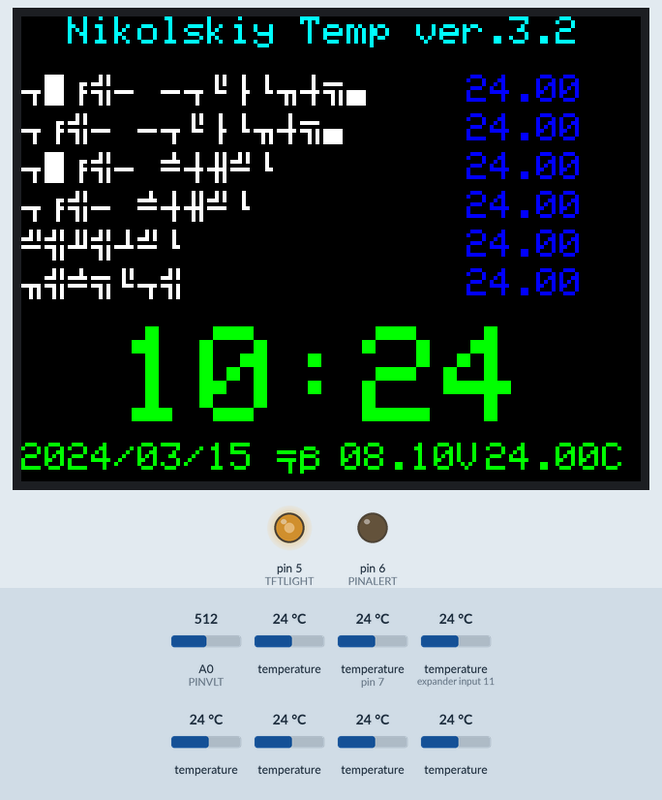
The sketch below on a simulated Arduino Uno, built with avr-gcc and run on an emulated ATmega328P. Shown: 320×240 colour display, output pins drawn as LEDs (lit = HIGH). Dashed ring = blinking. The test bench sets the inputs (shaded band); at power-on: temperature (sensors on pin 7, expander input 11) 24 °C, temperature 24 °C, A0 (PINVLT) = 512. The local clock reads 2024-03-15 10:24:30 at power-on unless the sketch sets it; what the sketch prints to the serial monitor is not drawn.

Above: at 2.3 s.
2.4 s: temperature (sensor on pin 7) set to 26.3 °C
At 3.9 s:
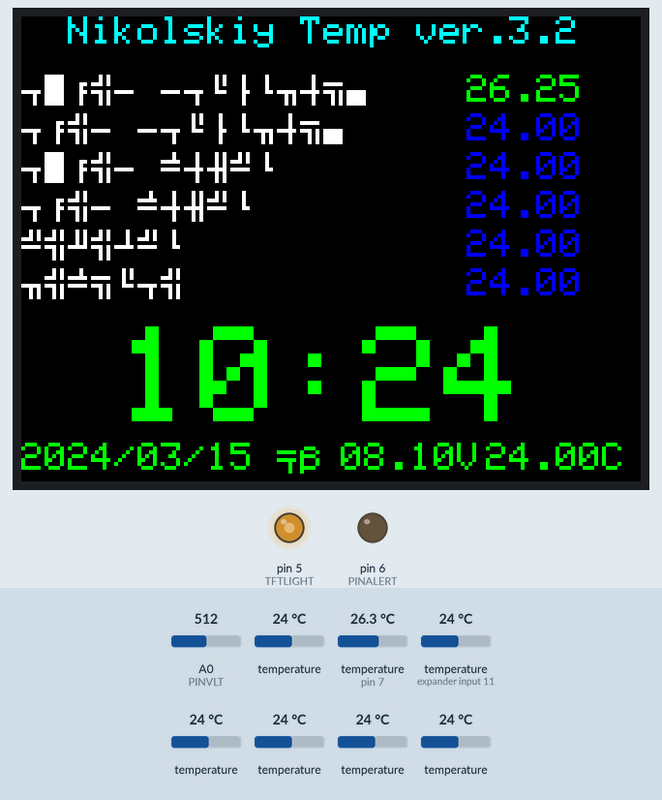
4.9 s: temperature (sensor on pin 7) set to 27.8 °C
At 5.7 s:
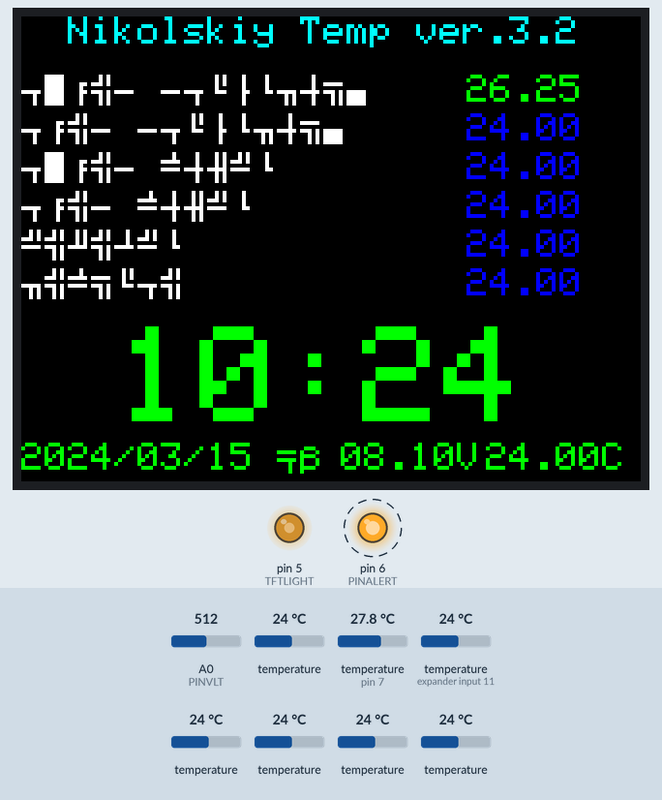
9.4 s: temperature (sensor on expander input 11) set to 12 °C
14.5 s: temperature (sensor 0) set to 12 °C
At 15.2 s:
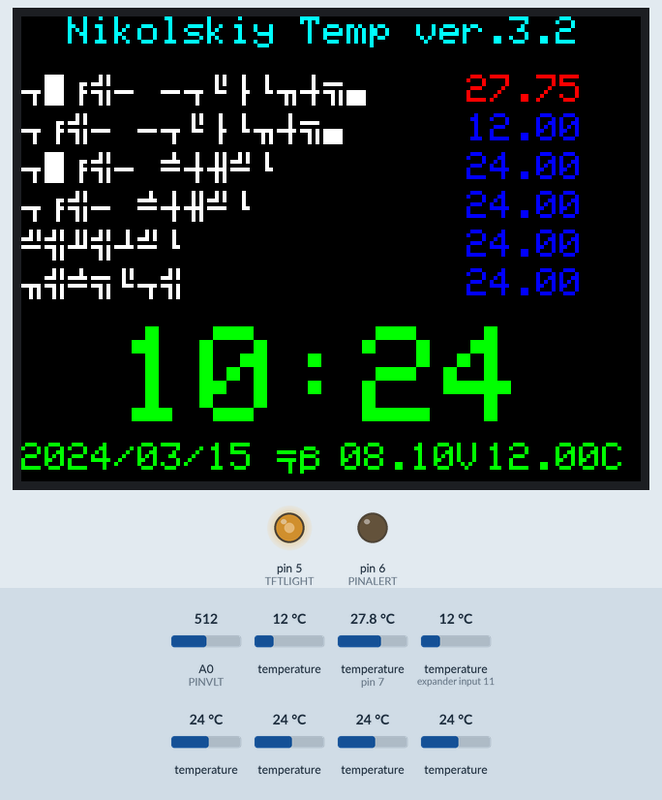
17.4 s: A0 (PINVLT) set to 716
At 21.1 s:
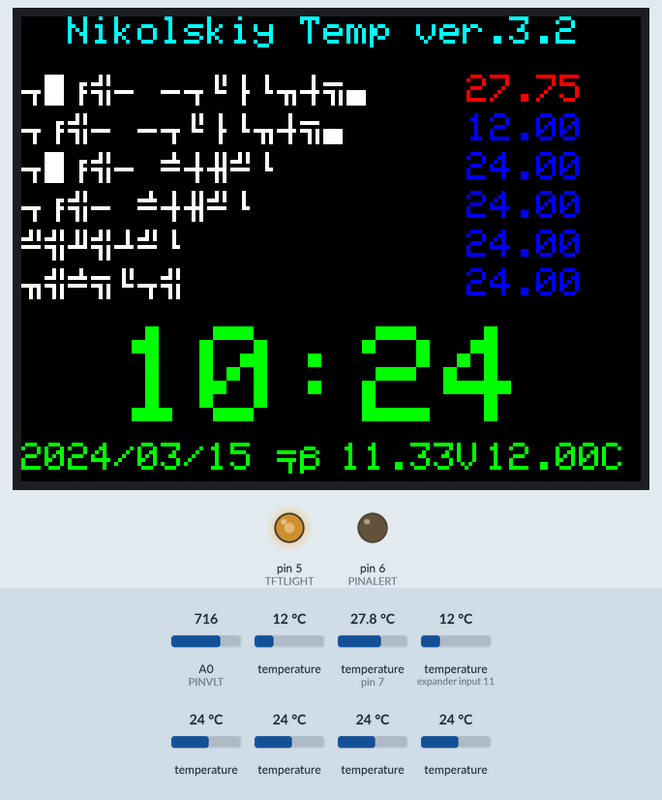
22.5 s: temperature (sensor 207) set to 12 °C
At 26.5 s:
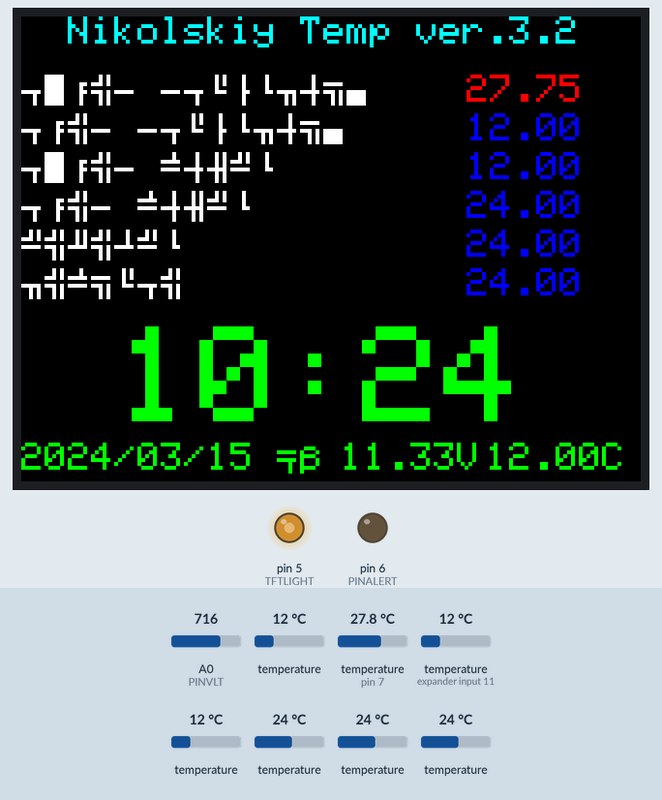
Timing chart, 0 to 28.6 s (numbered marks = the images above; inputs shaded):
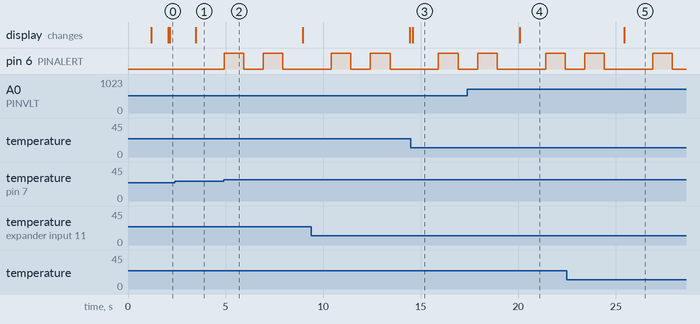

Measured:
- the behaviour switches between 27 and 27.1 °C on temperature (sensor on pin 7) (found by bisection; images 1 and 2)
- after the input at 2.4 s, the display: changes after 1.1 s (image 1)
- after the input at 4.9 s, pin 6 (PINALERT): alternates HIGH for 1.0 s and LOW for 1.0 s, starting at once
- after the input at 14.5 s, the display: changes after 0.10 s (image 3)
- after the input at 17.4 s, the display: changes after 2.7 s (image 4)
- after the input at 22.5 s, the display: changes after 2.9 s (image 5)

The sketch:

nikolskiy-temp-3-SPI.ino
```cpp
                                                                                                                                                                                                      #include <Wire.h>
#include "Sodaq_DS3231.h"

#include <SPI.h>          // f.k. for Arduino-1.5.2
#include "Adafruit_GFX.h"// Hardware-specific library
#include "Adafruit_ILI9341.h"
//#include <Fonts/FreeMonoBold24pt7b.h> // Загрузка шрифт

// Dallas Temperature ----------------
#include <OneWire.h>
#include <DallasTemperature.h>

// DS3231 ------ Time Clock дни недели масив ----------
char weekDayR[][5] = {"0", "Вт", "Ср", "Чт", "Пт", "Сб", "Вс", "Пн" };
char weekDayI[][4] = {"0", "Tue", "Wed", "Thu", "Fri", "Sat", "Sun", "Mon" };

//year, month, date, hour, min, sec and week-day(starts from 0 and goes to 6)
//writing any non-existent time-data may interfere with normal operation of the RTC.
//Take care of week-day also.
DateTime dt(2017, 01, 24, 1, 34, 0, 1); // Выставить начальное время

// For the Adafruit shield, these are the default.
#define TFT_DC 9
#define TFT_CS 10

#define TFT_MOSI 11
#define TFT_CLK 13
#define TFT_RST 8
#define TFT_MISO 12

// If using the breakout, change pins as desired
Adafruit_ILI9341 tft = Adafruit_ILI9341(TFT_CS, TFT_DC, TFT_MOSI, TFT_CLK, TFT_RST, TFT_MISO);

// Pin of VoltMetr
#define PINVLT A0

// Pin of Alert
#define PINALERT 6

// Pin tft Led light
#define TFTLIGHT 5

// Data wire is plugged into port 2 on the Arduino
#define ONE_WIRE_BUS 7
#define TEMPERATURE_PRECISION 12 // Точность измерения ds18b20

// Setup a oneWire instance to communicate with any OneWire devices (not just Maxim/Dallas temperature ICs)
OneWire oneWire(ONE_WIRE_BUS);

// Pass our oneWire reference to .
DallasTemperature sensors(&oneWire);

int numberOfDevices; // Number of temperature devices found

// arrays to hold device address
//DeviceAddress tindrive, toutdrive, tinpecka, toutpecka, tkorobka, ttoplivo;
DeviceAddress tempDeviceAddress; // We'll use this variable to store a found device address


// Assign human-readable names to some common 16-bit color values:
#define	BLACK   0x0000
#define	BLUE    0x001F
#define	RED     0xF800
#define	GREEN   0x07E0
#define CYAN    0x07FF
#define MAGENTA 0xF81F
#define YELLOW  0xFFE0
#define WHITE   0xFFFF

/*  Задаем адреса сенсоров Nikolskiy
Device 0 Addr: 28 FF BE 04 75 16 03 D5 bit 12 Temp 32.75
Device 1 Addr: 28 FF 99 91 74 16 04 34 bit 12 Temp 32.56
Device 2 Addr: 28 FF B5 84 74 16 04 54 bit 12 Temp 32.50
Device 3 Addr: 28 FF 73 A6 73 16 05 B9 bit 12 Temp 23.12
Device 4 Addr: 28 FF B7 83 74 16 04 51 bit 12 Temp 32.69
Device 5 Addr: 28 FF 0F 84 73 16 05 82 bit 12 Temp 23.44
 */
DeviceAddress tindrive  = {0x28, 0xFF, 0xBE, 0x04, 0x75, 0x16, 0x03, 0xD5};
DeviceAddress toutdrive = {0x28, 0xFF, 0x99, 0x91, 0x74, 0x16, 0x04, 0x34};
DeviceAddress tinpecka  = {0x28, 0xFF, 0xB5, 0x84, 0x74, 0x16, 0x04, 0x54};
DeviceAddress toutpecka = {0x28, 0xFF, 0x73, 0xA6, 0x73, 0x16, 0x05, 0xB9};
DeviceAddress tkorobka  = {0x28, 0xFF, 0xB7, 0x83, 0x74, 0x16, 0x04, 0x51};
DeviceAddress ttoplivo  = {0x28, 0xFF, 0x0F, 0x84, 0x73, 0x16, 0x05, 0x82};

/*  // Задаем адреса сенсоров
DeviceAddress tindrive  = {0x28, 0xFF, 0x65, 0x90, 0x54, 0x14, 0x00, 0x58};
DeviceAddress toutdrive = {0x28, 0xFF, 0x7F, 0x79, 0x54, 0x14, 0x00, 0x43};
DeviceAddress tinpecka  = {0x28, 0xFF, 0x65, 0x90, 0x54, 0x14, 0x00, 0x58};
DeviceAddress toutpecka = {0x28, 0xFF, 0x7F, 0x79, 0x54, 0x14, 0x00, 0x43};
DeviceAddress tkorobka  = {0x28, 0xFF, 0x65, 0x90, 0x54, 0x14, 0x00, 0x58};
DeviceAddress ttoplivo  = {0x28, 0xFF, 0x7F, 0x79, 0x54, 0x14, 0x00, 0x43};
*/

void setup(void) {

  // initialize digital pin 13 as an output.
  pinMode(PINALERT, INPUT);

// TFT ------- Light ----------
  pinMode(TFTLIGHT, OUTPUT);
  analogWrite(TFTLIGHT, 150); // Яркость подсветки tft

// serial port -------- init ----------
  Serial.begin(9600); // init

// DS3231 ------- Time Clock ----------
    Wire.begin();
    rtc.begin();
    //rtc.setDateTime(dt); //Adjust date-time as defined 'dt' above Установить начально время

// tft ---------- init ----------------
     tft.begin();                 // init tft

     tft.fillScreen(BLACK);  // Очистка экрана
     tft.setRotation(3);     // Поворот экрана
     //tft.setTextWrap(false); // Allow text to run off right edge

  // --------------------------------------------------

    Serial.print("Debug mode = ");
    tft.print("Debug mode = ");
    if (digitalRead(PINALERT)) {
        Serial.println("True");
        tft.println("True");
      } else {
        Serial.println("False");
        tft.println("False");
      }

  // --------------------------------------------------

  // Start up the library dallas
  sensors.begin();

  Serial.println("Dallas Temperature IC Control"); // 232
  tft.println("Dallas Temperature IC Control"); // tft

  // Grab a count of devices on the wire
  numberOfDevices = sensors.getDeviceCount();

  Serial.print("Locating devices...");
  tft.print("Locating devices...");
  Serial.print("Found ");
  tft.print("Found ");
  Serial.print(numberOfDevices, DEC);
  tft.print(numberOfDevices, DEC);
  Serial.println(" devices.");
  tft.println(" devices.");


  // report parasite power requirements
  Serial.print("Parasite power is: ");
  tft.print("Parasite power is: ");
  if (sensors.isParasitePowerMode()) Serial.println("ON");
  else Serial.println("OFF");
  if (sensors.isParasitePowerMode()) tft.println("ON");
  else tft.println("OFF");
    Serial.println("");
    tft.println("");

  // --------------------------------------------------

      do
  {
        tft.setTextColor(WHITE, BLACK);
        tft.setCursor(0, 50);
        sensors.requestTemperatures(); // Send the command to get temperatures

        // Loop through each device, print out address
  for(int i=0;i<numberOfDevices; i++)
  {
    // Search the wire for address
    if(sensors.getAddress(tempDeviceAddress, i))
  {

    Serial.print("Device ");
    tft.print("Device ");
    Serial.print(i, DEC);
    tft.print(i, DEC);
    Serial.print(" Addr: ");
    tft.print(" Addr: ");
    printAddress(tempDeviceAddress);
    Serial.print(" bit ");
    tft.print(" bit ");

    // set the resolution to TEMPERATURE_PRECISION bit (Each Dallas/Maxim device is capable of several different resolutions)
    sensors.setResolution(tempDeviceAddress, TEMPERATURE_PRECISION);

    Serial.print(sensors.getResolution(tempDeviceAddress), DEC);
    tft.print(sensors.getResolution(tempDeviceAddress), DEC);

    Serial.print(" Temp ");
    tft.print(" Temp ");
    Serial.print(sensors.getTempC(tempDeviceAddress)); // Use a simple function to print out the data
    tft.print(sensors.getTempC(tempDeviceAddress)); // Use a simple function to print out the data

    Serial.println();
    tft.println();
  }else{
    Serial.print("Found ghost device at ");
    tft.print("Found ghost device at ");
    Serial.print(i, DEC);
    tft.print(i, DEC);
    Serial.print(" but could not detect address. Check power and cabling");
    tft.print(" but could not detect address. Check power and cabling");
  }
  }


          //delay(1000); // Пауза в режиме отладки.

      } while (digitalRead(PINALERT));    // Выполнять цикл пока включена отладка

  // --------------------------------------------------

  tft.fillScreen(BLACK);  // Очистка экрана

  // initialize digital pin 13 as an output.
  pinMode(PINALERT, OUTPUT);
}


// function to print the temperature for a device
void printTemperature(DeviceAddress deviceAddress)
{
  float tempC = sensors.getTempC(deviceAddress);
  Serial.print("Temp C: ");
  Serial.println(tempC);
}

// function to print a device address
void printAddress(DeviceAddress deviceAddress)
{
  for (uint8_t i = 0; i < 8; i++)
  {
    if (deviceAddress[i] < 16) Serial.print("0");
    Serial.print(deviceAddress[i], HEX);
    if (deviceAddress[i] < 16) tft.print("0");
    tft.print(deviceAddress[i], HEX);
  }
}

String utf8rus(String source)
{
  int i,k;
  String target;
  unsigned char n;
  char m[2] = { '0', '\0' };
  k = source.length(); i = 0;
  while (i < k) {
    n = source[i]; i++;

   if (n >= 0xBF){
     switch (n) {
     case 0xD0: {
    n = source[i]; i++;
  if (n == 0x81) { n = 0xA8; break; }
  if (n >= 0x90 && n <= 0xBF) n = n + 0x2F;
    break;
  }
case 0xD1: {
n = source[i]; i++;
if (n == 0x91) { n = 0xB7; break; }
if (n >= 0x80 && n <= 0x8F) n = n + 0x6F;
break;
}
}
}
m[0] = n; target = target + String(m);
}
return target;
}

void alarm(void) {
  digitalWrite(PINALERT, HIGH);   // turn the LED on (HIGH is the voltage level)
  delay(1000);              // wait for a second
  digitalWrite(PINALERT, LOW);    // turn the LED off by making the voltage LOW
  delay(1000);              // wait for a second
  digitalWrite(PINALERT, HIGH);   // turn the LED on (HIGH is the voltage level)
  delay(1000);              // wait for a second
  digitalWrite(PINALERT, LOW);    // turn the LED off by making the voltage LOW
  delay(1000);              // wait for a second

  }

// Измерение напряжения питания
int readVcc()
{
  int result;
  ADMUX = _BV(REFS0) | _BV(MUX3) | _BV(MUX2) | _BV(MUX1);
  delay(75); // Wait for Vref to settle
  ADCSRA |= _BV(ADSC); // Start conversion
  while (bit_is_set(ADCSRA,ADSC)); // measuring
  result = ADCL;
  result |= ADCH<<8;
  result =  1125300L / result; // (Kvcc * 1023.0 * 1000) (in mV);
  return result;
}

// Измерение напряжения питания
float readVacc()
{
  float result;

  //analogReference(INTERNAL); // 1023=1.1В
  analogReference(DEFAULT); // 1023=1.1В
  int currentVoltage = analogRead(PINVLT); //Смотрим напругу на батарейках

  // 1.1 * 1023 / АЦП-измерение
  // result = (1.1 * 1023) / currentVoltage ;
  //result = (0.6321 * 1023.0 * 1000) / currentVoltage; // Результат Vcc в милливольтах

  float corconst = 15.8300; // Константа для коррекции Реальный VCC / АЦП-измерение = corconst
  currentVoltage = currentVoltage * corconst;
  result = currentVoltage;

  return result;
}

void loop(void) {

            tft.setTextSize(2);     // Размер шрифта
            tft.setTextColor(CYAN);  // Цвет шрифта
            tft.setCursor(0, 0);    // Позиция курсора в пикселях
            tft.println("  Nikolskiy Temp ver.3.2");
            tft.println("");

    tft.setTextColor(WHITE);  // Цвет шрифта
    tft.setCursor(0, 30);    // Позиция курсора в пикселях
    tft.println(utf8rus("ВЫХОД ДВИГАТЕЛЬ"));// 102*С
    tft.setCursor(0, 50);    // Позиция курсора в пикселях
    tft.println(utf8rus("ВХОД ДВИГАТЕЛЬ"));// 88*С
    tft.setCursor(0, 70);    // Позиция курсора в пикселях
    tft.println(utf8rus("ВЫХОД ПЕЧКА"));// 101*С
    tft.setCursor(0, 90);    // Позиция курсора в пикселях
    tft.println(utf8rus("ВХОД ПЕЧКА"));// 85*С
    tft.setCursor(0, 110);    // Позиция курсора в пикселях
    tft.println(utf8rus("КОРОБКА"));//79*С
    tft.setCursor(0, 130);    // Позиция курсора в пикселях
    tft.println(utf8rus("ТОПЛИВО"));// 38*С


  // call sensors.requestTemperatures() to issue a global temperature
  // request to all devices on the bus
  Serial.print("Requesting temperatures...");
  sensors.requestTemperatures(); // Send the command to get temperatures
  Serial.println("DONE");

  // Loop through each device, print out temperature data
  for(int i=0;i<numberOfDevices; i++)
  {
    // Search the wire for address
    if(sensors.getAddress(tempDeviceAddress, i))
  {
    // Output the device ID

    Serial.print(" ");
    Serial.print("DS");Serial.print(i,DEC);Serial.print(" ");
    printTemperature(tempDeviceAddress); // Use a simple function to print out the data
  }
  //else ghost device! Check your power requirements and cabling
  }

  float tempC;

  tft.setTextColor(GREEN, BLACK);
  tft.setCursor(230, 30);
  tempC = sensors.getTempC(toutdrive);
  if (tempC > 27) { tft.setTextColor(RED, BLACK); alarm(); }
  if (tempC < 26) { tft.setTextColor(BLUE, BLACK); }
  tft.print(tempC);

  tft.setTextColor(GREEN, BLACK);
  tft.setCursor(230, 50);
  tempC = sensors.getTempC(tindrive);
  if (tempC > 27) { tft.setTextColor(RED, BLACK); }
  if (tempC < 26) { tft.setTextColor(BLUE, BLACK); }
  tft.print(tempC);

  tft.setTextColor(GREEN, BLACK);
  tft.setCursor(230, 70);
  tempC = sensors.getTempC(toutpecka);
  if (tempC > 27) { tft.setTextColor(RED, BLACK); }
  if (tempC < 26) { tft.setTextColor(BLUE, BLACK); }
  tft.print(tempC);

  tft.setTextColor(GREEN, BLACK);
  tft.setCursor(230, 90);
  tempC = sensors.getTempC(tinpecka);
  if (tempC > 27) { tft.setTextColor(RED, BLACK); }
  if (tempC < 26) { tft.setTextColor(BLUE, BLACK); }
  tft.print(tempC);

  tft.setTextColor(GREEN, BLACK);
  tft.setCursor(230,110);
  tempC = sensors.getTempC(tkorobka);
  if (tempC > 27) { tft.setTextColor(RED, BLACK); }
  if (tempC < 26) { tft.setTextColor(BLUE, BLACK); }
  tft.print(tempC);

  tft.setTextColor(GREEN, BLACK);
  tft.setCursor(230,130);
  tempC = sensors.getTempC(ttoplivo);
  if (tempC > 27) { tft.setTextColor(RED, BLACK); }
  if (tempC < 26) { tft.setTextColor(BLUE, BLACK); }
  tft.print(tempC);

// DS3231 --------- View Time ---------------

    DateTime now = rtc.now(); //get the current date-time
    Serial.print(now.year(), DEC);
    Serial.print('/');
    Serial.print(now.month(), DEC);
    Serial.print('/');
    Serial.print(now.date(), DEC);
    Serial.print(' ');
    Serial.print(now.hour(), DEC);
    Serial.print(':');
    Serial.print(now.minute(), DEC);
    Serial.print(':');
    Serial.print(now.second(), DEC);
    Serial.print(' ');
    Serial.print(weekDayI[now.dayOfWeek()]);
    Serial.print(' ');
    Serial.print(now.dayOfWeek());
    Serial.println();


  tft.setTextColor(GREEN, BLACK); // Цвет шрифта

    // ------ time ---------
    tft.setTextSize(7);               // Размер шрифта
    tft.setCursor(50,160);            // Позиция курсора в пикселях
    //tft.setFont(&FreeMonoBold24pt7b); // Замена шрифта

    if(now.hour()<10)tft.print('0');
    tft.print(now.hour(), DEC);

    tft.print(':');

    if(now.minute()<10)tft.print('0');
    tft.print(now.minute(), DEC);
    //tft.print(':');
    //tft.print(now.second(), DEC);
    tft.println();
    //tft.setFont();                     // Возврат шрифта

    // ------ date ----------
    tft.setTextSize(2);             // Размер шрифта
    tft.setCursor(0,220);           // Позиция курсора в пикселях
    tft.print(now.year(), DEC);
    tft.print('/');
    if(now.month()<10)tft.print('0');
    tft.print(now.month(), DEC);
    tft.print('/');
    if(now.date()<10)tft.print('0');
    tft.print(now.date(), DEC);
    tft.print(' ');
    tft.print(utf8rus(weekDayR[now.dayOfWeek()]));
    //tft.print(' ');


    // ------- readVcc() -----
    int vltVcc = readVcc();
    float vltVacc = readVacc()/1000;
    int adc = analogRead(PINVLT);
    Serial.print(adc);
    Serial.println(" ADC");
    Serial.print(vltVcc);
    Serial.println(" mV-cpu");
    Serial.print(vltVacc);
    Serial.println(" V-akb");


    tft.setCursor(165,220);               // Позиция курсора в пикселях
    //tft.println("      ");
    //tft.setCursor(165,220);               // Позиция курсора в пикселях
    //float vlt = readVcc()/1000;
    if(vltVacc<10)tft.print('0');         // Добавить незначищей ноль
    tft.print(vltVacc);
    tft.println("V");

    // ------- temp ----------
    rtc.convertTemperature();             //convert current temperature into registers
    Serial.print(rtc.getTemperature());   //read registers and display the temperature
    Serial.println(" C");

    tft.setCursor(240,220);               // Позиция курсора в пикселях
    tft.print(rtc.getTemperature());      //read registers and display the temperature
    tft.println("C");

    delay(500);
}
```
